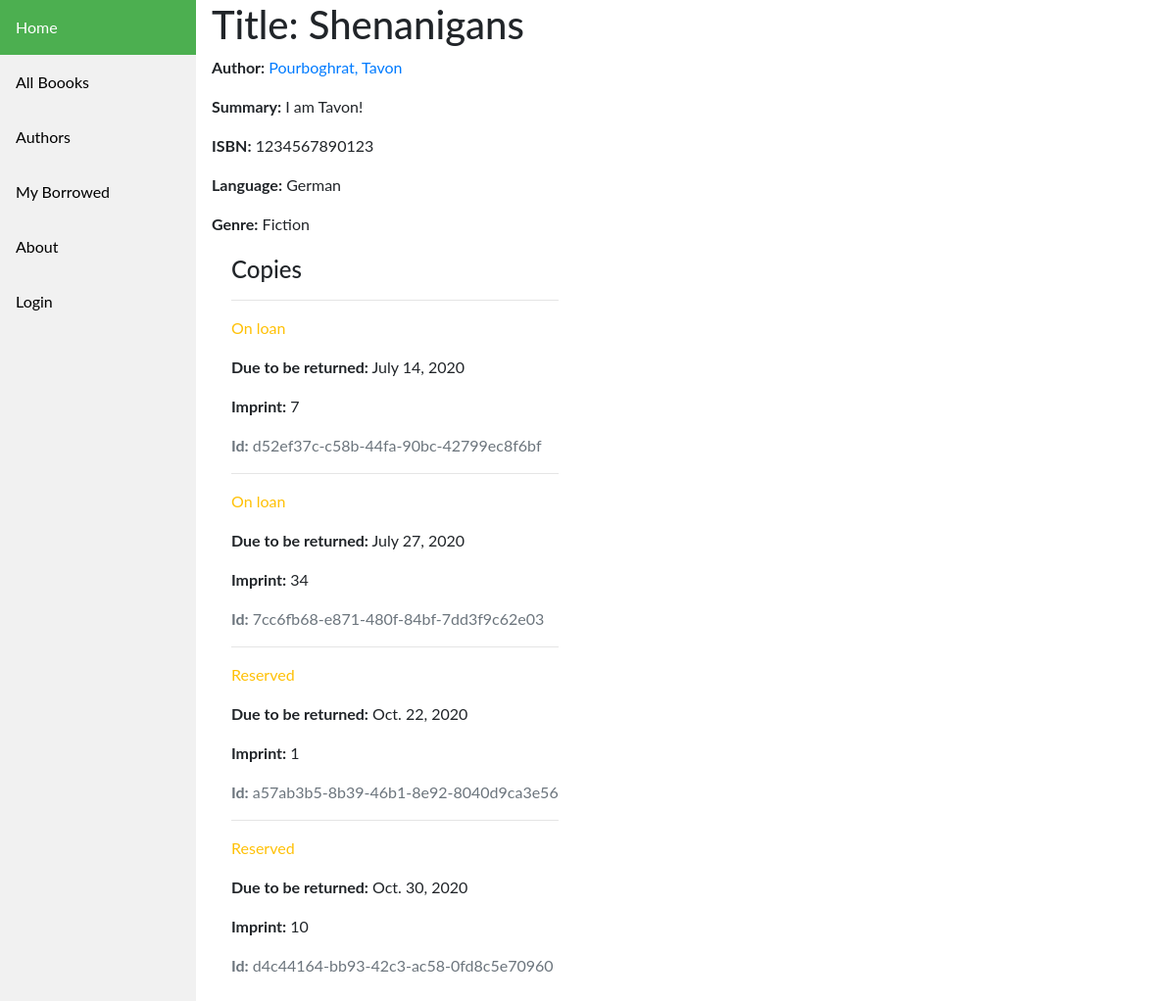
The app's page /catalog/book/1, older data.
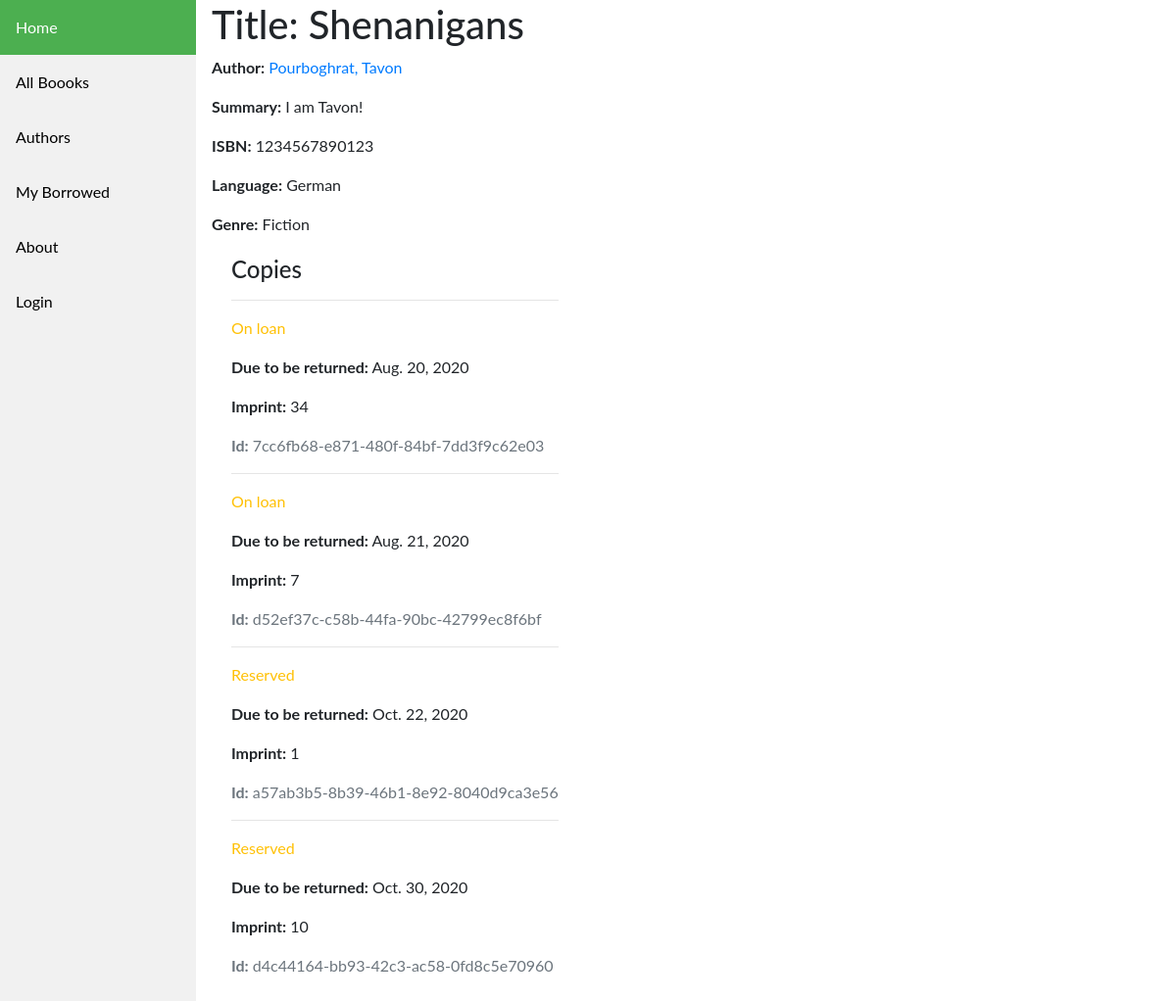
The same page, newer data.
### catalog/models.py (models this page shows, shortened)
class BookInstance(models.Model):
    id = models.UUIDField(primary_key=True, default=uuid.uuid4, help_text='Unique ID for this particular book across whole library')
    book = models.ForeignKey('Book', on_delete=models.SET_NULL, null=True)
    imprint = models.CharField(max_length=200)
    due_back = models.DateField(null=True, blank=True)
    borrower = models.ForeignKey(User, on_delete=models.SET_NULL, null=True, blank=True)
    LOAN_STATUS = (
        ('m', 'Maintenance'),
        ('o', 'On loan'),
        ('a', 'Available'),
        ('r', 'Reserved'),
    )
    status = models.CharField(
        max_length=1,
        choices=LOAN_STATUS,
        blank=True,
        default='m',
        help_text='Book availability',
    )
    class Meta:
        ordering = ['due_back']
        permissions = (("can_mark_returned", "Set book as returned"),)

### catalog/views.py (the view)
# urls.py: path('book/<int:pk>', views.BookDetailView.as_view(), name='book-detail'),
class BookDetailView(generic.DetailView):
    model = Book
    paginate_by = 2

### catalog/models.py (called while the page is built)
    def __str__(self):
        return self.name

    def __str__(self):
        return f'{self.last_name}, {self.first_name}'

    def __str__(self):
        return self.language

### catalog/templates/catalog/book_detail.html (shortened to what this page needs)
{% extends "catalog/base_generic.html" %} {% block content %}
<h1>Title: {{ book.title }}</h1>
<p>
  <strong>Author:</strong>
  <a href="{% url 'author-detail' book.author.pk %}">{{ book.author }}</a>
</p>
<p><strong>Summary:</strong> {{ book.summary }}</p>
<p><strong>ISBN:</strong> {{ book.isbn }}</p>
<p><strong>Language:</strong> {{ book.language }}</p>
<p><strong>Genre:</strong> {{ book.genre.all|join:", " }}</p>
<div style="margin-left: 20px; margin-top: 20px;">
  <h4>Copies</h4>
  {% for copy in book.bookinstance_set.all %}
  <hr />
  <div>
    <p
      class="{% if copy.status == 'a' %}text-success{% elif copy.status == 'm' %}text-danger{% else %}text-warning{% endif %}">
      {{ copy.get_status_display }}
    </p>
  </div>
  {% if copy.status != 'a' %}
  <p><strong>Due to be returned:</strong> {{ copy.due_back }}</p>
  {% endif %}
  <p><strong>Imprint:</strong> {{ copy.imprint }}</p>
  <p class="text-muted"><strong>Id:</strong> {{ copy.id }}</p>
  {% endfor %}
</div>
{% endblock %}

Row changes from the older to the newer data that the page shows:
changed BookInstance "7cc6fb68-e871-480f-84bf-7dd3f9c62e03": due_back "July 27, 2020" → "Aug. 20, 2020"; moves up the list
changed BookInstance "d52ef37c-c58b-44fa-90bc-42799ec8f6bf": due_back "July 14, 2020" → "Aug. 21, 2020"
